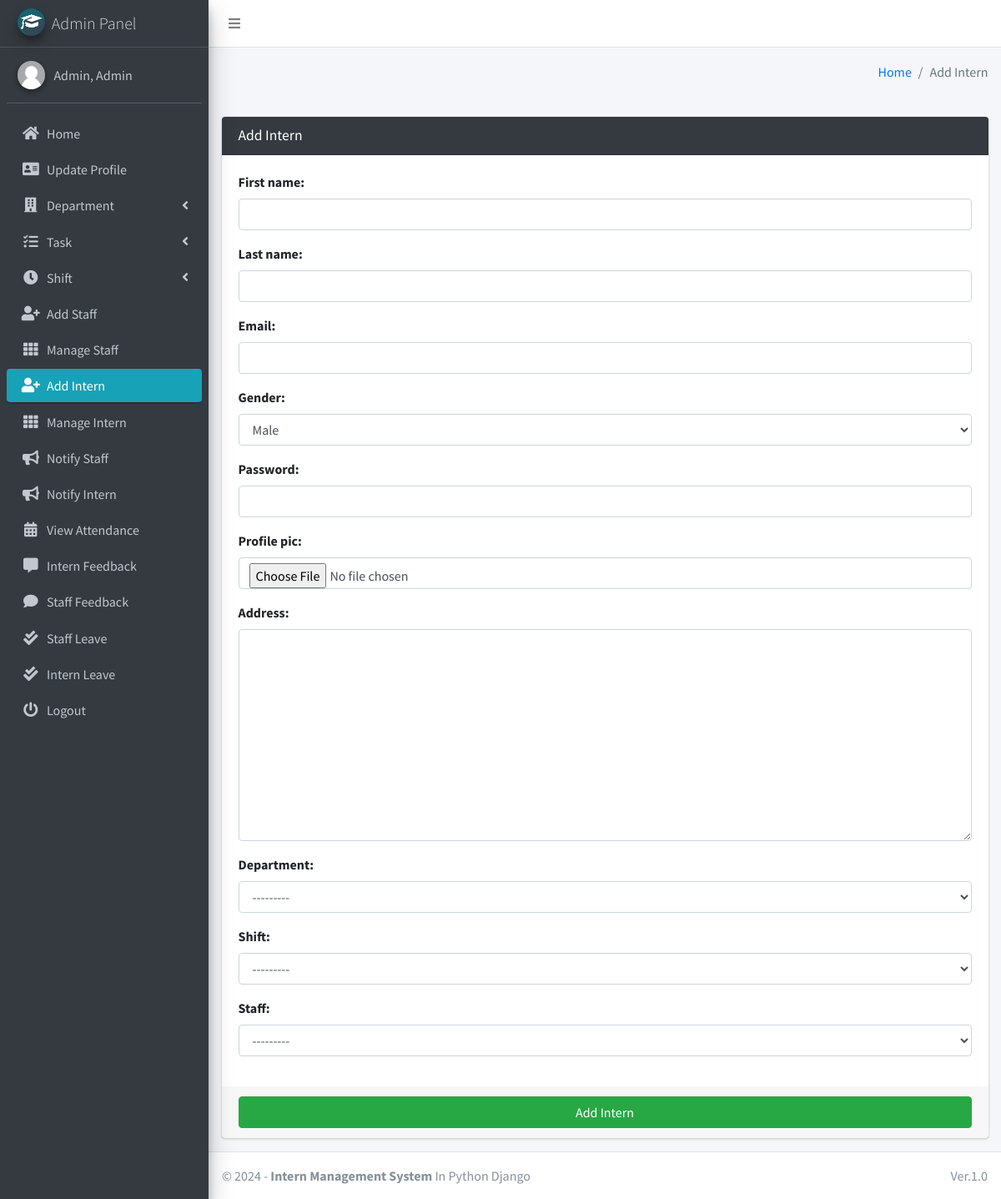
The app's page /intern/add/ (signed in) with its own data.
### main_app/models.py (models this page shows)
class CustomUser(AbstractUser):
    USER_TYPE = ((1, "HOD"), (2, "Staff"), (3, "Intern"))
    GENDER = [("M", "Male"), ("F", "Female")]
    username = None  # Removed username, using email instead
    email = models.EmailField(unique=True)
    user_type = models.CharField(default=1, choices=USER_TYPE, max_length=1)
    gender = models.CharField(max_length=1, choices=GENDER)
    profile_pic = models.ImageField()
    address = models.TextField()
    fcm_token = models.TextField(default="")  # For firebase notifications
    created_at = models.DateTimeField(auto_now_add=True)
    updated_at = models.DateTimeField(auto_now=True)
    USERNAME_FIELD = "email"
    REQUIRED_FIELDS = []
    objects = CustomUserManager()
    def __str__(self):
        return self.last_name + ", " + self.first_name

### main_app/hod_views.py (the view, shortened to what this page needs)
# urls.py: path("intern/add/", hod_views.add_intern, name='add_intern'),
def add_intern(request):
    intern_form = InternForm(request.POST or None, request.FILES or None)
    context = {'form': intern_form, 'page_title': 'Add Intern'}
    return render(request, 'hod_template/add_intern_template.html', context)

### main_app/forms.py
class InternForm(CustomUserForm):
    def __init__(self, *args, **kwargs):
        super(InternForm, self).__init__(*args, **kwargs)
    class Meta(CustomUserForm.Meta):
        model = Intern
        fields = CustomUserForm.Meta.fields + \
            ['department', 'shift', 'staff']

### main_app/models.py (called while the page is built)
    def __str__(self):
        return f"From {self.start_time} to {self.end_time}"

    def __str__(self):
        return self.name

    def __str__(self):
        return self.admin.last_name + " " + self.admin.first_name

### main_app/templates/hod_template/add_intern_template.html (shortened to what this page needs)
{% extends 'main_app/base.html' %}
{% load static %}
{% block content %}
<section class="content">
    <div class="container-fluid">
        <div class="row">
            <div class="col-md-12">
                <div class="card card-dark">
                    <div class="card-header">
                        <h3 class="card-title">{{page_title}}</h3>
                    </div>
                    {% include "main_app/form_template.html" with messages=messages  form=form button_text="Add Intern"%}
                </div>
            </div>
        </div>
    </div>
</section>
{% endblock content %}

### main_app/templates/main_app/sidebar_template.html (shortened to what this page needs)
{% load static %}
<aside class="main-sidebar sidebar-dark-info elevation-4">
    {% if request.user.user_type == '1' %}
    <a href="{% url 'admin_home' %}" class="brand-link">
        <img src="{% static 'dist/img/cmsl.png' %} " alt="AdminLTE Logo"
            class="brand-image img-circle elevation-3" >
        <span class="brand-text font-weight-light">Admin Panel</span>
    </a>
    <div class="sidebar">
        <div class="user-panel mt-3 pb-3 mb-3 d-flex">
            <div class="image">
                <img src="{{ request.user.profile_pic}}" class="img-circle elevation-2" alt="User Image">
            </div>
            <div class="info">
                <a href="#" class="d-block">{{user}}</a>
            </div>
        </div>
        <nav class="mt-2">
            <ul class="nav nav-pills nav-sidebar flex-column" data-widget="treeview" role="menu" data-accordion="false">
                <li class="nav-item">
                    {% url 'admin_home' as admin_home %}
                    <a href="{{admin_home}}" class="nav-link {% if admin_home == request.path %} active {% endif %}">
                        <i class="nav-icon fas fa-home"></i>
                        <p>
                            Home
                        </p>
                    </a>
                </li>
                <li class="nav-item">
                    {% url 'admin_view_profile' as admin_view_profile %}
                    <a href="{{admin_view_profile}}"
                        class="nav-link {% if admin_view_profile == request.path %} active {% endif %}">
                        <i class="nav-icon fas fa-address-card"></i>
                        <p>
                            Update Profile
                        </p>
                    </a>
                </li>
                <li class="nav-item has-treeview">
                    <a href="#" class="nav-link">
                        <i class="nav-icon fas fa-building"></i>
                        <p>
                            Department
                            <i class="fas fa-angle-left right"></i>
                        </p>
                    </a>
                </li>
                <li class="nav-item has-treeview">
                    <a href="#" class="nav-link">
                        <i class="nav-icon fas fa-tasks"></i>
                        <p>
                            Task
                            <i class="fas fa-angle-left right"></i>
                        </p>
                    </a>
                </li>
                <li class="nav-item has-treeview">
                    <a href="#" class="nav-link">
                        <i class="nav-icon fas fa-clock"></i>
                        <p>
                            Shift
                            <i class="fas fa-angle-left right"></i>
                        </p>
                    </a>
                </li>
                <li class="nav-item">
                    {% url 'add_staff' as add_staff %}
                    <a href="{{add_staff}}" class="nav-link {% if add_staff == request.path %} active {% endif %}">
                        <i class="nav-icon fas fa-user-plus"></i>
                        <p>
                            Add Staff
                        </p>
                    </a>
                </li>
                <li class="nav-item">
                    {% url 'manage_staff' as manage_staff %}
                    {% url 'edit_staff' staff_id as edit_staff %}
                    <a href="{{manage_staff}}"
                        class="nav-link {% if manage_staff == request.path or request.path == edit_staff %} active {% endif %}">
                        <i class="nav-icon fas fa-th"></i>
                        <p>
                            Manage Staff
                        </p>
                    </a>
                </li>
                <li class="nav-item">
                    {% url 'add_intern' as add_intern%}
                    <a href="{{add_intern}}" class="nav-link  {% if add_intern == request.path %} active {% endif %}">
                        <i class="nav-icon fas fa-user-plus"></i>
                        <p>
                            Add Intern
                        </p>
                    </a>
                </li>
                <li class="nav-item">
                    {% url 'manage_intern' as manage_intern %}
                    {% url 'edit_intern' intern_id as edit_intern %}
                    <a href="{{manage_intern}}"
                        class="nav-link  {% if edit_intern == request.path or manage_intern == request.path %} active {% endif %}">
                        <i class="nav-icon fas fa-th"></i>
                        <p>
                            Manage Intern
                        </p>
                    </a>
                </li>
                <li class="nav-item">
                    {% url 'admin_notify_staff' as admin_notify_staff %}
                    <a href="{{admin_notify_staff}}"
                        class="nav-link {% if admin_notify_staff == request.path %} active {% endif %}">
                        <i class="nav-icon fas fa-bullhorn"></i>
                        <p>
                            Notify Staff
                        </p>
                    </a>
                </li>
                <li class="nav-item">
                    {% url 'admin_notify_intern' as admin_notify_intern %}
                    <a href="{{admin_notify_intern}}"
                        class="nav-link {% if admin_notify_intern == request.path %} active {% endif %}">
                        <i class="nav-icon fas fa-bullhorn"></i>
                        <p>
                            Notify Intern
                        </p>
                    </a>
                </li>
                <li class="nav-item">
                    {% url 'admin_view_attendance' as admin_view_attendance %}
                <li class="nav-item">
                    <a href="{{admin_view_attendance}}"
                        class="nav-link  {% if admin_view_attendance == request.path %} active {% endif %}">
                        <i class="nav-icon fas fa-calendar-alt"></i>
                        <p>
                            View Attendance
                        </p>
                    </a>
                </li>
                <li class="nav-item">
                    {% url 'intern_feedback_message' as intern_feedback_message %}
                    <a href="{{ intern_feedback_message }}"
                        class="nav-link  {% if intern_feedback_message == request.path %} active {% endif %}">
                        <i class="nav-icon fas fa-comment-alt"></i>
                        <p>
                            Intern Feedback
                        </p>
                    </a>
                </li>
                <li class="nav-item">
                    {% url 'staff_feedback_message' as staff_feedback_message %}
                    <a href="{{staff_feedback_message}}"
                        class="nav-link   {% if staff_feedback_message == request.path %} active {% endif %}">
                        <i class="nav-icon fas fa-comment"></i>
                        <p>
                            Staff Feedback
                        </p>
                    </a>
                </li>
                <li class="nav-item">
                    {% url 'view_staff_leave' as view_staff_leave %}
                    <a href="{{view_staff_leave}}"
                        class="nav-link  {% if view_staff_leave == request.path %} active {% endif %}">
                        <i class="nav-icon fas fa-check-double"></i>
                        <p>
                            Staff Leave
                        </p>
                    </a>
                </li>
                <li class="nav-item">
                    {% url 'view_intern_leave' as view_intern_leave %}
                    <a href="{% url 'view_intern_leave' %}"
                        class="nav-link  {% if view_intern_leave == request.path %} active {% endif %}">
                        <i class="nav-icon fas fa-check-double"></i>
                        <p>
                            Intern Leave
                        </p>
                    </a>
                </li>
                                        {% endif %}
                                        <li class="nav-item">
                                            <a href="{% url 'user_logout' %}"
                                                onclick="return confirm('Your shift would be terminated.\n\nProceed?')"
                                                class="nav-link">
                                                <i class="nav-icon fas fa-power-off"></i>
                                                <p>
                                                    Logout
                                                </p>
                                            </a>
                                        </li>
                                    </ul>
                                </nav>
                            </div>
</aside>

### records on screen
CustomUser: user.profile_pic (placeholder picture), last_name+first_name "Admin, Admin"

### other values on screen
{{ page_title }} "Add Intern"
{{ field.label_tag }} "First name:" "Last name:" "Email:" "Gender:" "Password:" "Profile pic:" "Address:" "Department:" "Shift:" "Staff:"
{{ button_text }} "Add Intern"
